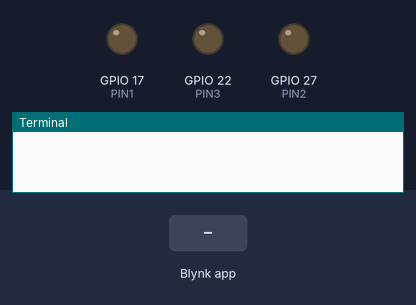
Recording of a program running on a simulated Raspberry Pi (BCM pin numbers). Parts: output pins drawn as LEDs (lit = HIGH), the last lines printed to the terminal. Inputs (shaded band) come from the test bench.

Above: at 1.2 s.
1.3 s: Blynk app writes 1 to V0
At 1.7 s:
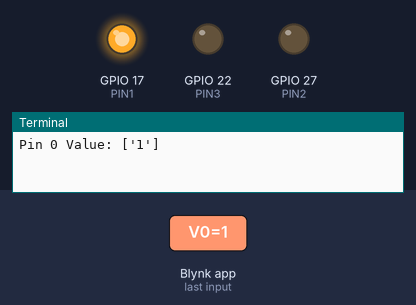
2.8 s: Blynk app writes 1 to V1
At 4.0 s:
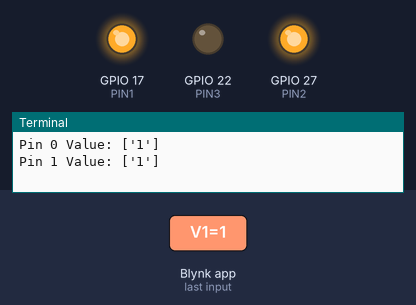
4.3 s: Blynk app writes 0 to V0
At 5.2 s:
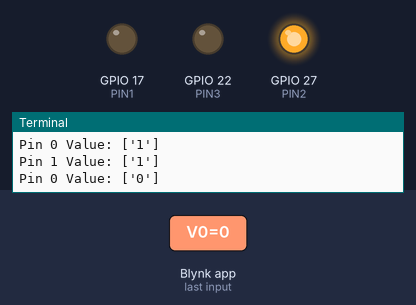
5.8 s: Blynk app writes 1 to V2
At 6.4 s:
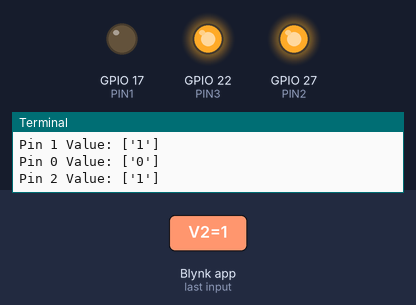
7.3 s: Blynk app writes 200 to V0
At 7.6 s:
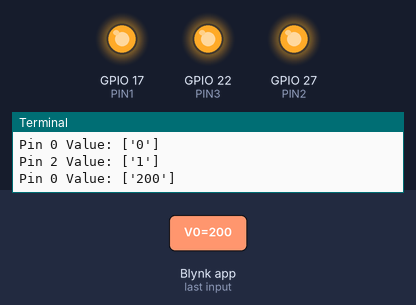
8.8 s: Blynk app writes 0 to V1
At 10.0 s:
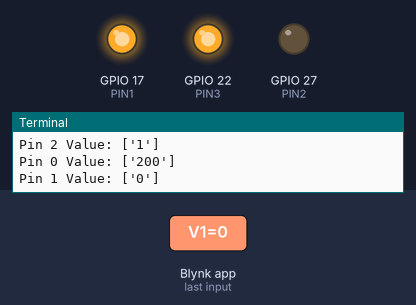
Timing chart, 0 to 11.3 s (numbered marks = the images above; inputs shaded):
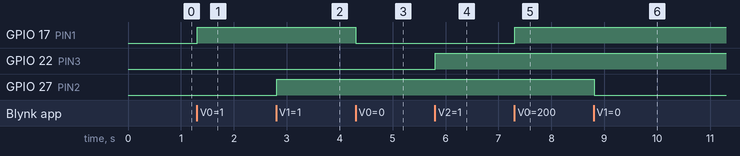

The program:

blynk1.py
```python
import blynklib
import RPi.GPIO as GPIO
import time

BLYNK_AUTH = 'auth_token'

GPIO.setmode(GPIO.BCM)

PIN1 = 17
PIN2 = 27
PIN3 = 22

GPIO.setup(PIN1, GPIO.OUT)
GPIO.setup(PIN2, GPIO.OUT)
GPIO.setup(PIN3, GPIO.OUT)

blynk = blynklib.Blynk(BLYNK_AUTH)

# -------- Correct Event Handling --------
def handle_virtual_write(pin, value):
    print(f"Pin {pin} Value: {value}")

    val = int(value[0])

    if pin == 0:
        GPIO.output(PIN1, val)
    elif pin == 1:
        GPIO.output(PIN2, val)
    elif pin == 2:
        GPIO.output(PIN3, val)

blynk.handle_event('write V0', lambda value: handle_virtual_write(0, value))
blynk.handle_event('write V1', lambda value: handle_virtual_write(1, value))
blynk.handle_event('write V2', lambda value: handle_virtual_write(2, value))

# -------- Main Loop --------
while True:
    blynk.run()
    time.sleep(0.01)
```

Measured:
- after the input at 1.3 s, GPIO 17 (PIN1): LOW → HIGH at once
- after the input at 2.8 s, GPIO 27 (PIN2): LOW → HIGH at once
- after the input at 4.3 s, GPIO 17 (PIN1): HIGH → LOW at once
- after the input at 5.8 s, GPIO 22 (PIN3): LOW → HIGH at once
- after the input at 7.3 s, GPIO 17 (PIN1): LOW → HIGH at once
- after the input at 8.8 s, GPIO 27 (PIN2): HIGH → LOW at once
